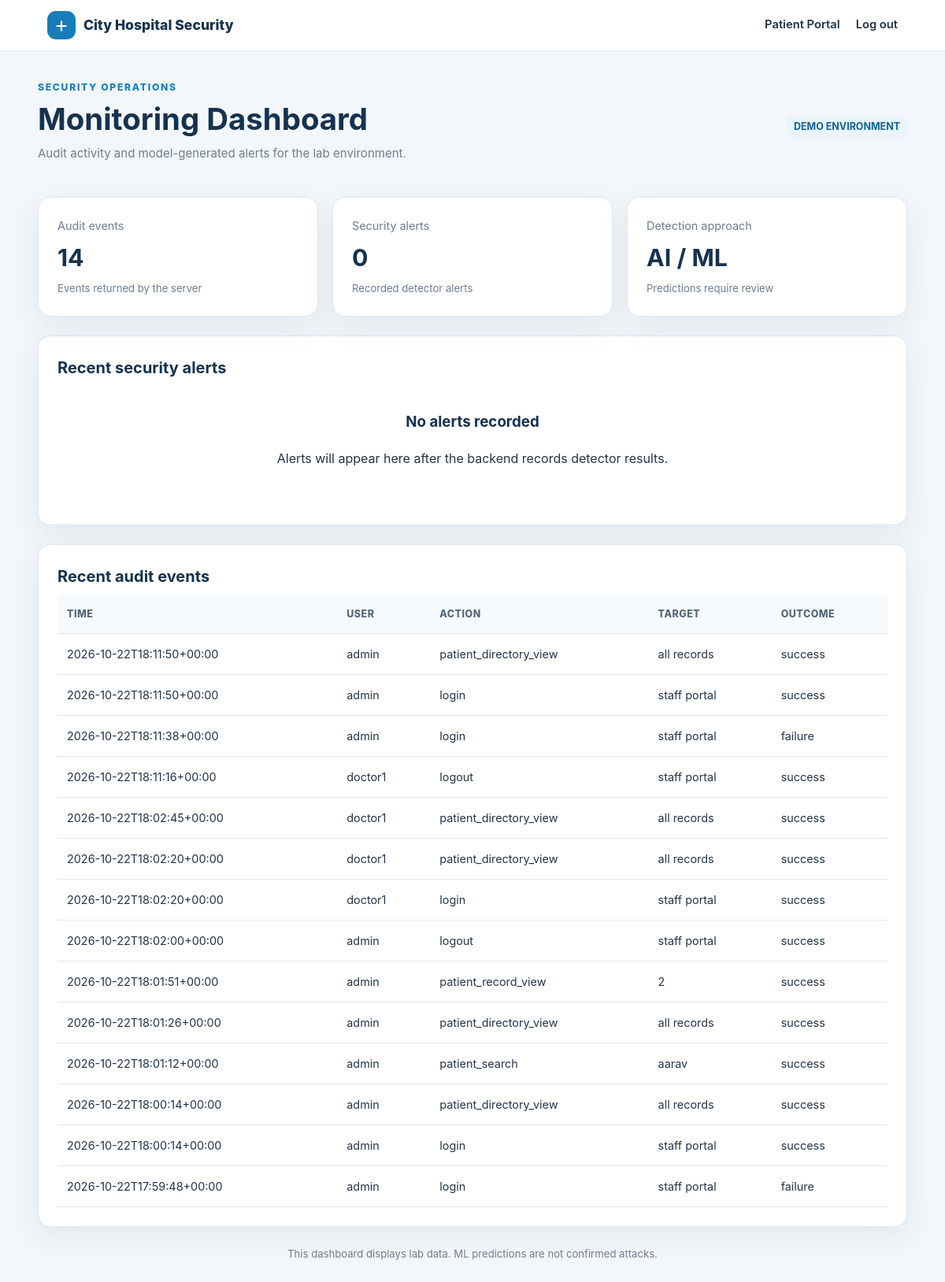
The app's page /dashboard (signed in) with its own data.
### tables this page shows
CREATE TABLE audit_logs (
            id INTEGER PRIMARY KEY AUTOINCREMENT,
            timestamp TEXT NOT NULL,
            username TEXT NOT NULL,
            action TEXT NOT NULL,
            target TEXT NOT NULL,
            outcome TEXT NOT NULL
        );

### app_patched.py (the view)
@app.route("/dashboard")
@login_required
@roles_required("admin")
def dashboard():
    conn = get_db()
    audit_logs = conn.execute(
        """
        SELECT timestamp, username, action, target, outcome
        FROM audit_logs ORDER BY id DESC LIMIT 100
        """
    ).fetchall()
    alerts = conn.execute(
        """
        SELECT timestamp, detection_type, details, prediction
        FROM security_alerts ORDER BY id DESC LIMIT 100
        """
    ).fetchall()
    conn.close()
    return render_template(
        "dashboard.html",
        audit_logs=audit_logs,
        alerts=alerts
    )

### app_patched.py (called while the page is built)
def get_db():
    conn = sqlite3.connect(DB_PATH)
    conn.row_factory = sqlite3.Row
    return conn

def login_required(view):
    @wraps(view)
    def wrapped(*args, **kwargs):
        if not session.get("username"):
            flash("Please sign in to continue.", "error")
            return redirect(url_for("login"))
        return view(*args, **kwargs)
    return wrapped

def roles_required(*roles):
    def decorator(view):
        @wraps(view)
        def wrapped(*args, **kwargs):
            if not session.get("username"):
                flash("Please sign in to continue.", "error")
                return redirect(url_for("login"))
            if session.get("role") not in roles:
                audit_event(
                    session["username"], "permission_denied",
                    request.path, "denied"
                )
                abort(403)
            return view(*args, **kwargs)
        return wrapped
    return decorator

### templates/dashboard.html (shortened to what this page needs)
<!DOCTYPE html>
<html lang="en">
<head>
    <link rel="stylesheet" href="{{ url_for('static', filename='style.css') }}">
</head>
<body>
    <header class="topbar">
        <a class="brand" href="{{ url_for('portal') }}">
            <span class="brand-icon small">+</span>
            City Hospital Security
        </a>
        <nav>
            <a href="{{ url_for('portal') }}">Patient Portal</a>
            <a href="{{ url_for('logout') }}">Log out</a>
        </nav>
    </header>
    <main class="container">
        <section class="welcome">
            <div>
                <p class="eyebrow">SECURITY OPERATIONS</p>
                <h1>Monitoring Dashboard</h1>
                <p class="muted">Audit activity and model-generated alerts for the lab environment.</p>
            </div>
            <span class="count-badge">DEMO ENVIRONMENT</span>
        </section>
        <section class="stats-grid">
            <article class="stat-card">
                <span class="stat-label">Audit events</span>
                <strong>{{ audit_logs|length }}</strong>
                <span class="muted">Events returned by the server</span>
            </article>
            <article class="stat-card">
                <span class="stat-label">Security alerts</span>
                <strong>{{ alerts|length }}</strong>
                <span class="muted">Recorded detector alerts</span>
            </article>
            <article class="stat-card">
                <span class="stat-label">Detection approach</span>
                <strong>AI / ML</strong>
                <span class="muted">Predictions require review</span>
            </article>
        </section>
        <section class="panel">
            <h2>Recent security alerts</h2>
            {% if alerts %}
                <div class="table-wrapper">
                    <table>
                        <thead>
                            <tr>
                                <th>Time</th>
                                <th>Detection type</th>
                                <th>Details</th>
                                <th>Prediction</th>
                            </tr>
                        </thead>
                        <tbody>
                            {% for alert in alerts %}
                                <tr>
                                    <td>{{ alert.timestamp }}</td>
                                    <td>{{ alert.detection_type }}</td>
                                    <td>{{ alert.details }}</td>
                                    <td><span class="count-badge">{{ alert.prediction }}</span></td>
                                </tr>
                            {% endfor %}
                        </tbody>
                    </table>
                </div>
            {% else %}
                <div class="empty-state">
                    <h3>No alerts recorded</h3>
                    <p>Alerts will appear here after the backend records detector results.</p>
                </div>
            {% endif %}
        </section>
        <section class="panel">
            <h2>Recent audit events</h2>
            {% if audit_logs %}
                <div class="table-wrapper">
                    <table>
                        <thead>
                            <tr>
                                <th>Time</th>
                                <th>User</th>
                                <th>Action</th>
                                <th>Target</th>
                                <th>Outcome</th>
                            </tr>
                        </thead>
                        <tbody>
                            {% for event in audit_logs %}
                                <tr>
                                    <td>{{ event.timestamp }}</td>
                                    <td>{{ event.username }}</td>
                                    <td>{{ event.action }}</td>
                                    <td>{{ event.target }}</td>
                                    <td>{{ event.outcome }}</td>
                                </tr>
                            {% endfor %}
                        </tbody>
                    </table>
                </div>
            {% else %}
                <div class="empty-state">
                    <h3>No audit events available</h3>
                    <p>The backend must save events before they can appear here.</p>
                </div>
            {% endif %}
        </section>
        <p class="disclaimer">
            This dashboard displays lab data. ML predictions are not confirmed attacks.
        </p>
    </main>
</body>
</html>

### static/style.css (style rules this page uses)
:root { --navy: #16324f; --blue: #167dba; --blue-dark: #116494; --background: #f3f7fb; --white: #ffffff; --text: #233447; --muted: #6d7d8e; --border: #dfe7ef; --green: #16845b; --red: #b42332; --shadow: 0 12px 36px rgba(24, 54, 82, 0.08); }
* { box-sizing: border-box; }
body { margin: 0; background: var(--background); color: var(--text); font-family: Inter, "Segoe UI", Arial, sans-serif; line-height: 1.6; }
h1, h2, h3, p { margin-top: 0; }
h1 { margin-bottom: 8px; color: var(--navy); font-size: clamp(1.8rem, 4vw, 2.4rem); line-height: 1.2; }
h2 { margin-bottom: 8px; color: var(--navy); font-size: 1.25rem; }
a { color: var(--blue); text-decoration: none; }
.muted { color: var(--muted); font-size: 0.94rem; }
.eyebrow { margin-bottom: 8px; color: var(--blue); font-size: 0.76rem; font-weight: 800; letter-spacing: 0.14em; }
.topbar { display: flex; align-items: center; justify-content: space-between; gap: 20px; padding: 14px 5%; background: var(--white); border-bottom: 1px solid var(--border); }
.brand { display: inline-flex; align-items: center; gap: 10px; color: var(--navy); font-size: 1.1rem; font-weight: 800; }
.brand-icon { display: flex; width: 58px; height: 58px; align-items: center; justify-content: center; border-radius: 18px; background: var(--blue); color: white; font-size: 2.5rem; font-weight: 400; }
.brand-icon.small { width: 36px; height: 36px; border-radius: 11px; font-size: 1.7rem; }
.topbar nav { display: flex; flex-wrap: wrap; gap: 20px; }
.topbar nav a { color: var(--text); font-size: 0.92rem; font-weight: 600; }
.container { width: min(1120px, 92%); margin: 36px auto; }
.welcome { display: flex; align-items: center; justify-content: space-between; flex-wrap: wrap; gap: 20px; margin-bottom: 28px; }
.panel, .stat-card { padding: 24px; background: var(--white); border: 1px solid var(--border); border-radius: 16px; box-shadow: var(--shadow); }
.panel { margin-bottom: 24px; }
.stats-grid { display: grid; grid-template-columns: repeat(3, minmax(0, 1fr)); gap: 18px; margin-bottom: 24px; }
.stat-card { display: flex; flex-direction: column; gap: 5px; }
.stat-label { color: var(--muted); font-size: 0.9rem; }
.stat-card strong { color: var(--navy); font-size: 1.9rem; }
.stat-card .muted { font-size: 0.82rem; }
.role, .count-badge { display: inline-block; padding: 4px 9px; border-radius: 7px; background: #eaf4fb; color: var(--blue-dark); font-size: 0.78rem; font-weight: 700; }
.table-wrapper { width: 100%; overflow-x: auto; }
table { width: 100%; border-collapse: collapse; text-align: left; }
th, td { padding: 14px 12px; border-bottom: 1px solid var(--border); white-space: nowrap; }
th { background: #f7fafd; color: #53677b; font-size: 0.78rem; font-weight: 800; text-transform: uppercase; letter-spacing: 0.04em; }
td { font-size: 0.9rem; }
.empty-state { padding: 30px 12px; text-align: center; }
.empty-state h3 { color: var(--navy); }
.disclaimer { margin-top: 20px; color: var(--muted); font-size: 0.82rem; text-align: center; }

### records on screen
audit_logs: timestamp "2026-10-22T18:11:50+00:00", username "admin", action "patient_directory_view", target "all records", outcome "success"
audit_logs: timestamp "2026-10-22T18:11:50+00:00", username "admin", action "login", target "staff portal", outcome "success"
audit_logs: timestamp "2026-10-22T18:11:38+00:00", username "admin", action "login", target "staff portal", outcome "failure"
audit_logs: timestamp "2026-10-22T18:11:16+00:00", username "doctor1", action "logout", target "staff portal", outcome "success"
audit_logs: timestamp "2026-10-22T18:02:45+00:00", username "doctor1", action "patient_directory_view", target "all records", outcome "success"
audit_logs: timestamp "2026-10-22T18:02:20+00:00", username "doctor1", action "patient_directory_view", target "all records", outcome "success"
audit_logs: timestamp "2026-10-22T18:02:20+00:00", username "doctor1", action "login", target "staff portal", outcome "success"
audit_logs: timestamp "2026-10-22T18:02:00+00:00", username "admin", action "logout", target "staff portal", outcome "success"
audit_logs: timestamp "2026-10-22T18:01:51+00:00", username "admin", action "patient_record_view", target "2", outcome "success"
audit_logs: timestamp "2026-10-22T18:01:26+00:00", username "admin", action "patient_directory_view", target "all records", outcome "success"
audit_logs: timestamp "2026-10-22T18:01:12+00:00", username "admin", action "patient_search", target "aarav", outcome "success"
audit_logs: timestamp "2026-10-22T18:00:14+00:00", username "admin", action "patient_directory_view", target "all records", outcome "success"
audit_logs: timestamp "2026-10-22T18:00:14+00:00", username "admin", action "login", target "staff portal", outcome "success"
audit_logs: timestamp "2026-10-22T17:59:48+00:00", username "admin", action "login", target "staff portal", outcome "failure"

### other values on screen
{{ audit_logs|length }} "14"
{{ alerts|length }} "0"
